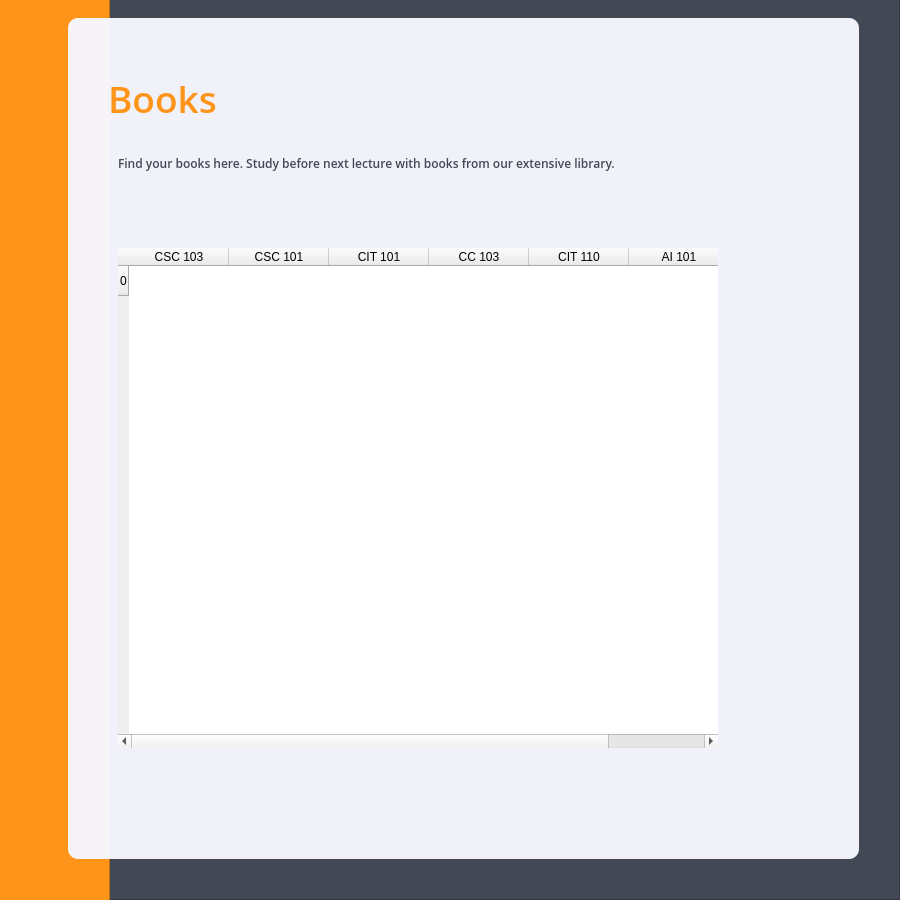
<?xml version="1.0" encoding="UTF-8"?>
<ui version="4.0">
 <class>MainWindow</class>
 <widget class="QMainWindow" name="MainWindow">
  <property name="geometry">
   <rect>
    <x>0</x>
    <y>0</y>
    <width>900</width>
    <height>900</height>
   </rect>
  </property>
  <property name="minimumSize">
   <size>
    <width>900</width>
    <height>900</height>
   </size>
  </property>
  <property name="maximumSize">
   <size>
    <width>900</width>
    <height>900</height>
   </size>
  </property>
  <property name="windowTitle">
   <string>MainWindow</string>
  </property>
  <widget class="QWidget" name="centralwidget">
   <widget class="QFrame" name="bk_main">
    <property name="geometry">
     <rect>
      <x>-1</x>
      <y>-1</y>
      <width>901</width>
      <height>901</height>
     </rect>
    </property>
    <property name="styleSheet">
     <string notr="true">#bk_main{
    background: rgb(66, 73, 84);
}</string>
    </property>
    <property name="frameShape">
     <enum>QFrame::StyledPanel</enum>
    </property>
    <property name="frameShadow">
     <enum>QFrame::Raised</enum>
    </property>
    <widget class="QFrame" name="bk_nav">
     <property name="geometry">
      <rect>
       <x>0</x>
       <y>0</y>
       <width>111</width>
       <height>913</height>
      </rect>
     </property>
     <property name="minimumSize">
      <size>
       <width>111</width>
       <height>913</height>
      </size>
     </property>
     <property name="maximumSize">
      <size>
       <width>111</width>
       <height>913</height>
      </size>
     </property>
     <property name="styleSheet">
      <string notr="true">#bk_nav{
   background-color: rgb(255, 148, 26);
}</string>
     </property>
     <property name="frameShape">
      <enum>QFrame::StyledPanel</enum>
     </property>
     <property name="frameShadow">
      <enum>QFrame::Raised</enum>
     </property>
    </widget>
    <widget class="QFrame" name="bk_bd">
     <property name="geometry">
      <rect>
       <x>69</x>
       <y>19</y>
       <width>791</width>
       <height>841</height>
      </rect>
     </property>
     <property name="styleSheet">
      <string notr="true">#bk_bd{
  background: #f7f7f7ff;
border-radius: 10px;
}</string>
     </property>
     <property name="frameShape">
      <enum>QFrame::HLine</enum>
     </property>
     <property name="frameShadow">
      <enum>QFrame::Raised</enum>
     </property>
     <property name="midLineWidth">
      <number>3</number>
     </property>
     <widget class="QLabel" name="bk_head">
      <property name="geometry">
       <rect>
        <x>40</x>
        <y>50</y>
        <width>151</width>
        <height>61</height>
       </rect>
      </property>
      <property name="font">
       <font>
        <family>open sans semibold</family>
        <pointsize>28</pointsize>
        <weight>50</weight>
        <italic>false</italic>
        <bold>false</bold>
       </font>
      </property>
      <property name="styleSheet">
       <string notr="true">#bk_head{
	color: rgb(255, 148, 26);
	font: 28pt open sans semibold;
}</string>
      </property>
      <property name="text">
       <string>Books</string>
      </property>
     </widget>
     <widget class="QLabel" name="bk_info">
      <property name="geometry">
       <rect>
        <x>50</x>
        <y>120</y>
        <width>631</width>
        <height>51</height>
       </rect>
      </property>
      <property name="styleSheet">
       <string notr="true">#bk_info{
	font: 9pt open sans semibold;
	color: rgb(66, 73, 84);
	
}</string>
      </property>
      <property name="text">
       <string>Find your books here. Study before next lecture with books from our extensive library.</string>
      </property>
     </widget>
     <widget class="QTableWidget" name="tableWidget">
      <property name="geometry">
       <rect>
        <x>50</x>
        <y>230</y>
        <width>600</width>
        <height>500</height>
       </rect>
      </property>
      <property name="sizePolicy">
       <sizepolicy hsizetype="Fixed" vsizetype="Fixed">
        <horstretch>10</horstretch>
        <verstretch>10</verstretch>
       </sizepolicy>
      </property>
      <property name="minimumSize">
       <size>
        <width>600</width>
        <height>500</height>
       </size>
      </property>
      <property name="maximumSize">
       <size>
        <width>600</width>
        <height>500</height>
       </size>
      </property>
      <property name="font">
       <font>
        <family>Open Sans Semibold</family>
        <pointsize>10</pointsize>
        <weight>75</weight>
        <bold>true</bold>
       </font>
      </property>
      <property name="cursor" stdset="0">
       <cursorShape>PointingHandCursor</cursorShape>
      </property>
      <property name="focusPolicy">
       <enum>Qt::ClickFocus</enum>
      </property>
      <property name="contextMenuPolicy">
       <enum>Qt::DefaultContextMenu</enum>
      </property>
      <property name="frameShape">
       <enum>QFrame::HLine</enum>
      </property>
      <property name="frameShadow">
       <enum>QFrame::Raised</enum>
      </property>
      <property name="lineWidth">
       <number>0</number>
      </property>
      <property name="midLineWidth">
       <number>0</number>
      </property>
      <property name="sizeAdjustPolicy">
       <enum>QAbstractScrollArea::AdjustToContentsOnFirstShow</enum>
      </property>
      <property name="editTriggers">
       <set>QAbstractItemView::AllEditTriggers</set>
      </property>
      <property name="selectionMode">
       <enum>QAbstractItemView::MultiSelection</enum>
      </property>
      <property name="showGrid">
       <bool>false</bool>
      </property>
      <property name="gridStyle">
       <enum>Qt::NoPen</enum>
      </property>
      <attribute name="horizontalHeaderCascadingSectionResizes">
       <bool>true</bool>
      </attribute>
      <row>
       <property name="text">
        <string>0</string>
       </property>
      </row>
      <column>
       <property name="text">
        <string>CSC 103</string>
       </property>
      </column>
      <column>
       <property name="text">
        <string>CSC 101</string>
       </property>
      </column>
      <column>
       <property name="text">
        <string>CIT 101</string>
       </property>
      </column>
      <column>
       <property name="text">
        <string>CC 103</string>
       </property>
      </column>
      <column>
       <property name="text">
        <string>CIT 110</string>
       </property>
      </column>
      <column>
       <property name="text">
        <string>AI 101</string>
       </property>
      </column>
     </widget>
    </widget>
   </widget>
  </widget>
 </widget>
 <resources/>
 <connections/>
</ui>
